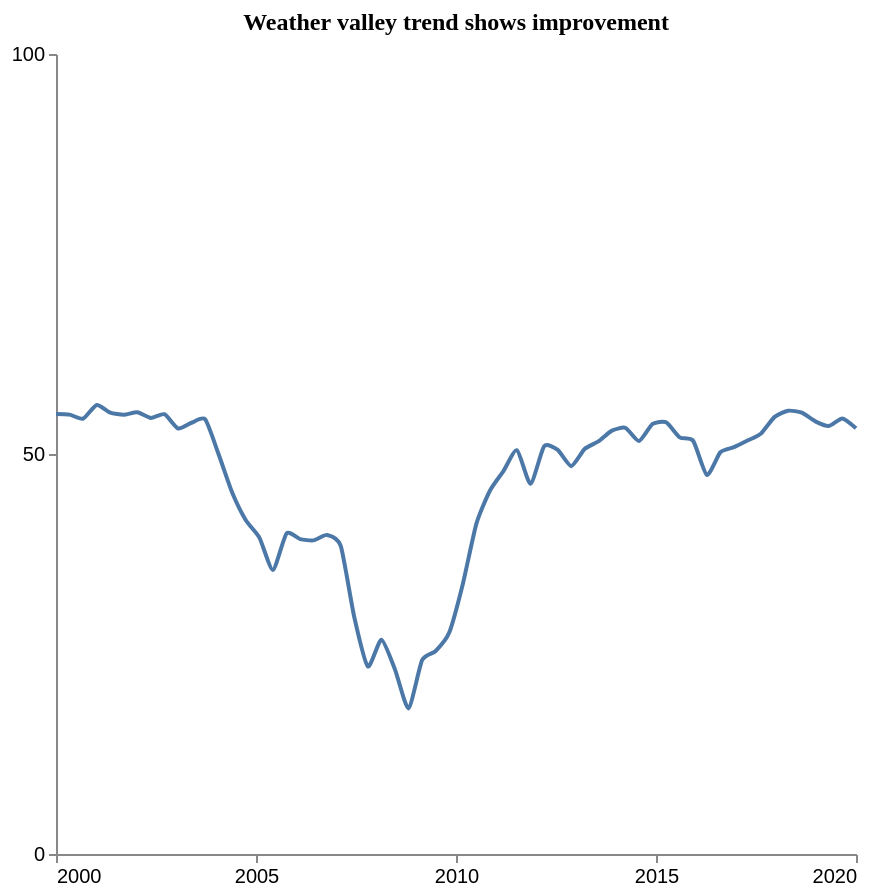

The Vega-Lite source for this figure:
### Vega-Lite specification from a JSON file in a GitHub repository (floating-point values rounded to 4 significant figures)
{"$schema": "https://vega.github.io/schema/vega-lite/v5.json", "description": "Pattern: Valley", "data": {"values": [{"X": 2000.0, "Y": 55.0}, {"X": 2000.0, "Y": 54.92}, {"X": 2001.0, "Y": 54.42}, {"X": 2001.0, "Y": 56.13}, {"X": 2001.0, "Y": 55.17}, {"X": 2002.0, "Y": 54.91}, {"X": 2002.0, "Y": 55.22}, {"X": 2002.0, "Y": 54.5}, {"X": 2003.0, "Y": 54.97}, {"X": 2003.0, "Y": 53.19}, {"X": 2003.0, "Y": 53.91}, {"X": 2004.0, "Y": 54.34}, {"X": 2004.0, "Y": 49.93}, {"X": 2004.0, "Y": 45.15}, {"X": 2005.0, "Y": 41.72}, {"X": 2005.0, "Y": 39.54}, {"X": 2005.0, "Y": 35.51}, {"X": 2006.0, "Y": 40.07}, {"X": 2006.0, "Y": 39.37}, {"X": 2006.0, "Y": 39.2}, {"X": 2007.0, "Y": 39.88}, {"X": 2007.0, "Y": 38.5}, {"X": 2007.0, "Y": 29.6}, {"X": 2008.0, "Y": 23.46}, {"X": 2008.0, "Y": 26.79}, {"X": 2008.0, "Y": 23.07}, {"X": 2009.0, "Y": 18.2}, {"X": 2009.0, "Y": 24.22}, {"X": 2009.0, "Y": 25.37}, {"X": 2010.0, "Y": 27.68}, {"X": 2010.0, "Y": 33.73}, {"X": 2011.0, "Y": 41.27}, {"X": 2011.0, "Y": 45.41}, {"X": 2011.0, "Y": 47.87}, {"X": 2012.0, "Y": 50.48}, {"X": 2012.0, "Y": 46.27}, {"X": 2012.0, "Y": 50.97}, {"X": 2013.0, "Y": 50.51}, {"X": 2013.0, "Y": 48.48}, {"X": 2013.0, "Y": 50.65}, {"X": 2014.0, "Y": 51.57}, {"X": 2014.0, "Y": 52.92}, {"X": 2014.0, "Y": 53.27}, {"X": 2015.0, "Y": 51.62}, {"X": 2015.0, "Y": 53.76}, {"X": 2015.0, "Y": 53.96}, {"X": 2016.0, "Y": 52.08}, {"X": 2016.0, "Y": 51.63}, {"X": 2016.0, "Y": 47.38}, {"X": 2017.0, "Y": 50.22}, {"X": 2017.0, "Y": 50.85}, {"X": 2017.0, "Y": 51.68}, {"X": 2018.0, "Y": 52.57}, {"X": 2018.0, "Y": 54.64}, {"X": 2018.0, "Y": 55.41}, {"X": 2019.0, "Y": 55.17}, {"X": 2019.0, "Y": 54.08}, {"X": 2019.0, "Y": 53.5}, {"X": 2020.0, "Y": 54.44}, {"X": 2020.0, "Y": 53.21}]}, "mark": {"type": "line", "interpolate": "cardinal", "tension": 0.4}, "encoding": {"x": {"field": "X", "type": "quantitative", "title": "", "axis": {"grid": false, "format": "d", "values": [2000, 2005, 2010, 2015, 2020], "tickSize": 4}, "scale": {"domain": [2000, 2020]}}, "y": {"field": "Y", "type": "quantitative", "title": "", "axis": {"grid": false, "format": "d", "values": [0, 50, 100], "tickSize": 4, "tickOpacity": 1}, "scale": {"domain": [0, 100]}}}, "title": {"text": "Weather valley trend shows improvement", "anchor": "middle", "font": "Tahoma", "fontSize": 12}, "config": {"lineBreak": "^", "view": {"stroke": null}}, "height": 400, "width": 400, "autosize": "pad"}
